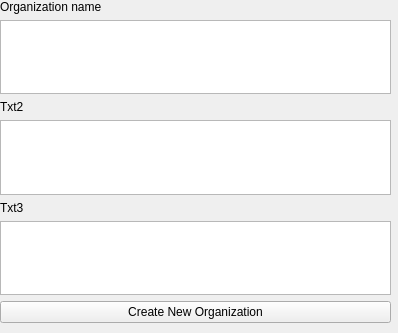
<?xml version="1.0" encoding="UTF-8"?>
<ui version="4.0">
 <class>OrganizationEditorClass</class>
 <widget class="QWidget" name="OrganizationEditorClass">
  <property name="geometry">
   <rect>
    <x>0</x>
    <y>0</y>
    <width>398</width>
    <height>333</height>
   </rect>
  </property>
  <property name="windowTitle">
   <string>Form</string>
  </property>
  <widget class="QWidget" name="verticalLayoutWidget">
   <property name="geometry">
    <rect>
     <x>0</x>
     <y>0</y>
     <width>391</width>
     <height>323</height>
    </rect>
   </property>
   <layout class="QVBoxLayout" name="verticalLayout">
    <item>
     <widget class="QLabel" name="label">
      <property name="text">
       <string>Organization name</string>
      </property>
     </widget>
    </item>
    <item>
     <widget class="QPlainTextEdit" name="plainTextEdit_2"/>
    </item>
    <item>
     <widget class="QLabel" name="label_2">
      <property name="text">
       <string>Txt2</string>
      </property>
     </widget>
    </item>
    <item>
     <widget class="QPlainTextEdit" name="plainTextEdit_3"/>
    </item>
    <item>
     <widget class="QLabel" name="label_3">
      <property name="text">
       <string>Txt3</string>
      </property>
     </widget>
    </item>
    <item>
     <widget class="QPlainTextEdit" name="plainTextEdit"/>
    </item>
    <item>
     <widget class="QPushButton" name="pushButton">
      <property name="text">
       <string>Create New Organization</string>
      </property>
     </widget>
    </item>
   </layout>
  </widget>
 </widget>
 <resources/>
 <connections/>
</ui>
